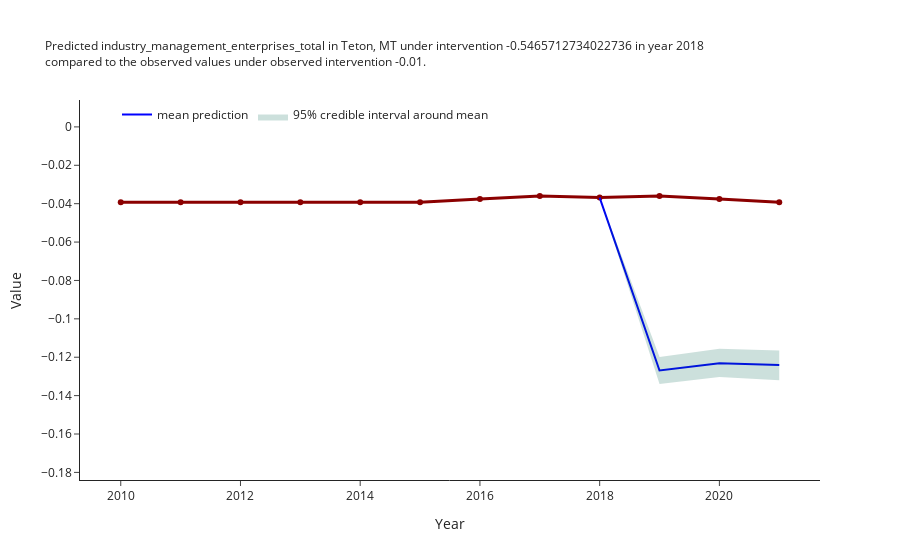

Here is the notebook cell this chart was saved with:
### Code cell
ci.get_tau_samples()
ci.get_fips_predictions(intervened_value=intervened_value, fips=fips)
ci.plot_predictions(range_multiplier=1)

### Figure 1 — Plotly figure (JSON) as saved in the notebook; plotly's stock layout.template omitted (floating-point values rounded to 4 significant figures)
{"data": [{"line": {"color": "darkred", "width": 3}, "mode": "lines+markers", "name": "Teton, MT", "showlegend": false, "text": "Teton, MT", "textposition": "top right", "type": "scatter", "x": [2010, 2011, 2012, 2013, 2014, 2015, 2016, 2017, 2018, 2019, 2020, 2021], "y": [-0.03927, -0.03927, -0.03927, -0.03927, -0.03927, -0.03927, -0.03763, -0.03599, -0.03681, -0.03599, -0.03763, -0.03927]}, {"line": {"color": "blue", "width": 2}, "mode": "lines", "name": "mean prediction", "text": [-0.03681, -0.1269, -0.1231, -0.124], "type": "scatter", "x": ["2018", "2019", "2020", "2021"], "y": [-0.03681, -0.1269, -0.1231, -0.124]}, {"fill": "toself", "fillcolor": "rgba(0,100,80,0.2)", "line": {"color": "rgba(255,255,255,0)"}, "name": "95% credible interval around mean", "type": "scatter", "x": ["2018", "2019", "2020", "2021", "2021", "2020", "2019", "2018"], "y": [-0.03681, -0.1198, -0.1156, -0.1165, -0.132, -0.1303, -0.134, -0.03681]}], "layout": {"legend": {"orientation": "h", "traceorder": "normal", "x": 0.05, "y": 1}, "title": {"font": {"size": 12}, "text": "Predicted industry_management_enterprises_total in Teton, MT under intervention -0.5465712734022736 in year 2018<br>compared to the observed values under observed intervention -0.01."}, "xaxis": {"title": {"text": "Year"}}, "yaxis": {"range": [-0.184, 0.01401], "title": {"text": "Value"}}}}
